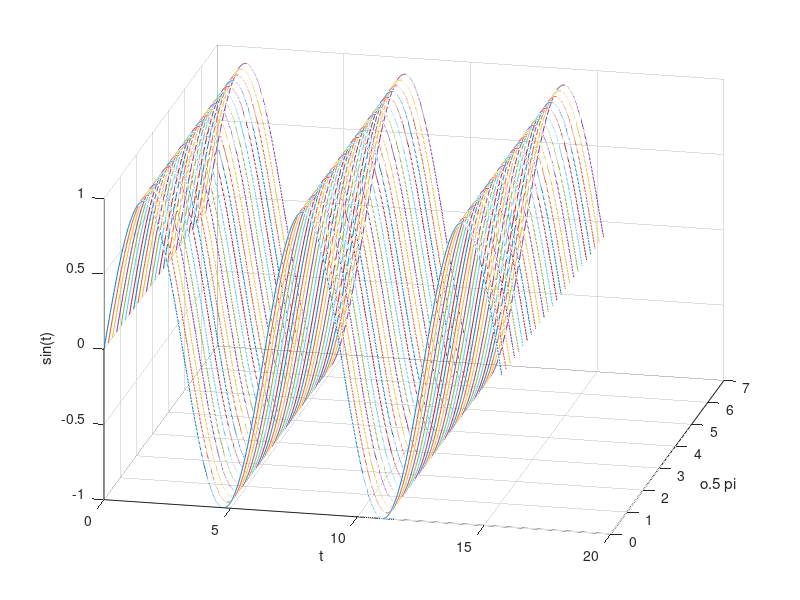

Here is the MATLAB script that generated this plot:
M=[[1:24].' randi(100,24,5)]       % a sample array
b=[1,4,7,8,10,12];                  % the indexing vector
N=M(b,:) 


% Example data
data = [10, 20, 30, 40, 50, 60, 70, 80, 90, 100];

% List of indices to select
indexList = [2, 5, 8];

% Select elements at the specified indices
selectedData = data(indexList);

% Display the result
disp(selectedData);




t = 0:0.01:5*pi;
y = sin(t);
z = 0:pi/12:2*pi;
disp(z)
clf()
axes()
hold on
for i = 1:numel(z)
    %disp(z(i)*ones(size(t)))

    disp(size(t))
    disp(size((z(i)*ones(size(t)))))
    disp(size(y))
    plot3(t,z(i)*ones(size(t)),y);
end
grid on
xlabel('t')
ylabel('o.5 pi')  % Replace with ylabel(['0.5',char(960)]) for pi symbol
zlabel('sin(t)')
view(12.6, 27.6)



value = 42;  % Replace with your actual value
valueSign = sign(value);

disp(['The sign of ', num2str(value), ' is ', num2str(valueSign)]);